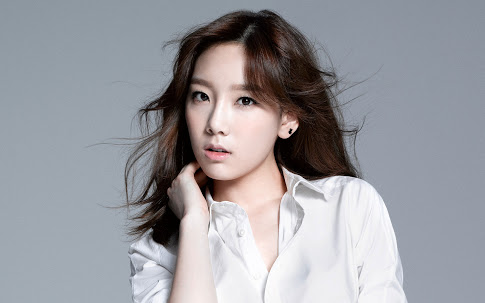
#> input picture day_03/tutorials/img/taecv.jpg, 485 x 303 px
$ python fg_extraction.py
#> lines starting #> are read from the running program, lines starting #| are printed output that depends on the picture
import cv2
import numpy as np
import matplotlib.pyplot as plt # Library for plotting.

img = cv2.imread('img/taecv.jpg')
#> img is the input picture: shape (303, 485, 3); mean B, G, R 159.7, 154.3, 154
mask = np.zeros(img.shape[:2], np.uint8)

bgModel = np.zeros((1,65), np.float64)
fgModel = np.zeros((1,65), np.float64)

rect = (50, 20, 350, 500)

cv2.grabCut(img, mask, rect, bgModel, fgModel, 5, cv2.GC_INIT_WITH_RECT)

new_mask = np.where( (mask==2) | (mask==0), 0, 1).astype('uint8')
img = img*new_mask[:,:,np.newaxis]
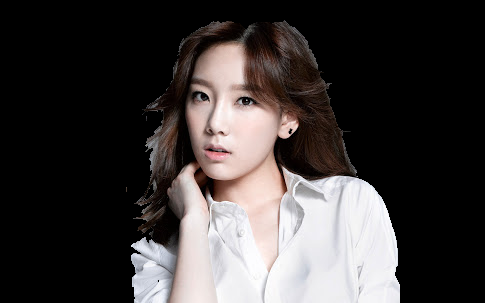
#> img: shape (303, 485, 3); mean B, G, R 58.1, 58.8, 63.2

plt.imshow(img)
plt.colorbar()
plt.show()
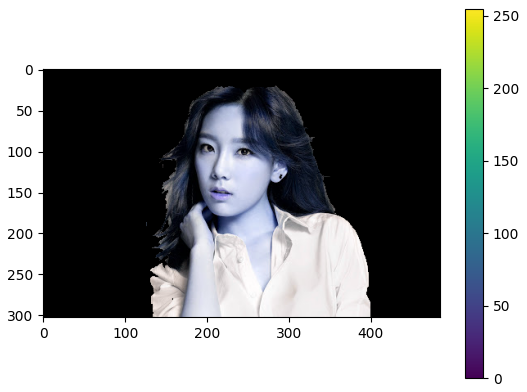
#> figure drawn by matplotlib, 2 panels; B, G, R data is drawn as R, G, B

$ run again, with day_03/tutorials/img/yoonacv.jpg copied over day_03/tutorials/img/taecv.jpg
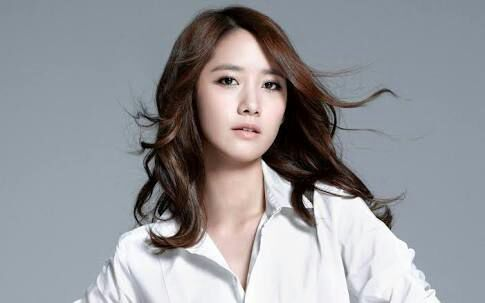
#> input picture day_03/tutorials/img/yoonacv.jpg, 485 x 303 px
#> img is the input picture: shape (303, 485, 3); mean B, G, R 154.3, 150.2, 149.3
#> `img = img*new_mask[:,:,np.newaxis]`:
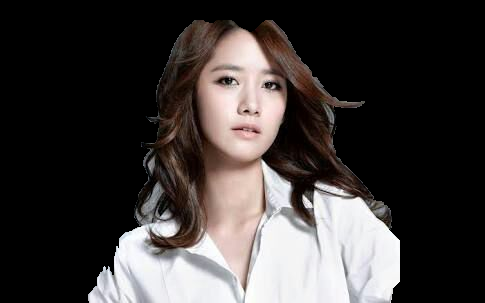
#> img: shape (303, 485, 3); mean B, G, R 57, 58.2, 62.8
#> `plt.show()`:
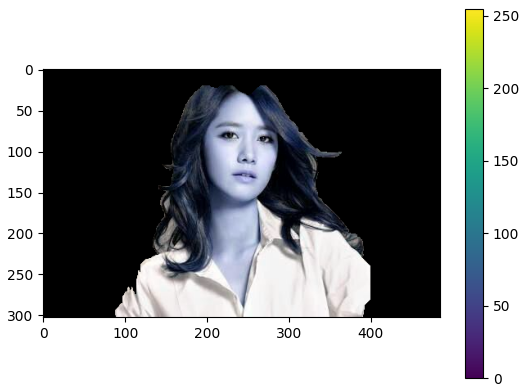
#> figure drawn by matplotlib, 2 panels; B, G, R data is drawn as R, G, B
